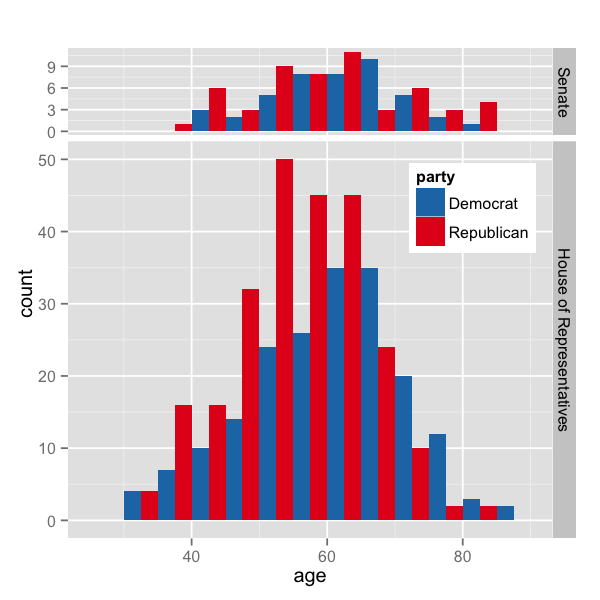

The R source for this figure:
#!/usr/bin/Rscript

## An R script to graph the age of Members of Congress by party and house.
## Data downloaded 2015-03-24 from govtrack.us: https://www.govtrack.us/developers/data

## Load dependencies, import data
library('lubridate')
library('ggplot2')
data <- read.csv('legislators-current.csv')

## Calculating and adding age column from birthday
age <- c()
for (i in 1:nrow(data)) {
    age <- c(age, as.integer(substr(as.period(
                  interval(data$birthday[i], now())), 1, 2)))
}
data <- cbind(data, age)

## Cleaning and reorganizing data
levels(data$type) <- c('House of Representatives', 'Senate')
data$type <- relevel(data$type, 'Senate')
drdata <- data[data$party %in% c('Democrat', 'Republican'),]

## Plotting jitter plot by gender
cols <- c('Democrat'='#1f78b4', 'Republican'='#e41a1c')
accents <- c('Democrat'='#9ecae1', 'Republican'='#fc9272')
jitter <- qplot(gender, age, data=drdata, geom='jitter', color=party, 
      main='Data: GovTrack.us') +
    scale_color_manual(values=cols) +
    guides(fill=FALSE, color=FALSE) +
    theme(legend.justification=c(1,1), legend.position=c(1,.8),
         plot.title=element_text(vjust=-54.5, hjust=0, size=10, color='gray40')) +
    facet_grid(type ~ party, scales='free_x')

## Plotting histograms
hist1 <- qplot(age, data=drdata, geom='histogram', binwidth=10, fill=party, 
               color=party, main='Data: GovTrack.us') +
    scale_fill_manual(values=cols) +
    scale_color_manual(values=accents) +
    guides(fill=FALSE, color=FALSE) +
    theme(legend.justification=c(1,1), legend.position=c(1,.8),
         plot.title=element_text(vjust=-54.5, hjust=0, size=10, color='gray40')) +
    facet_grid(type ~ party, space='free', scales='free_y')

hist2 <- qplot(age, data=drdata, geom='bar', binwidth=5, fill=party, 
               position='dodge', main='Data: GovTrack.us') +
    scale_fill_manual(values=cols) +
    scale_color_manual(values=accents) +
    guides(color=FALSE) +
    theme(legend.justification=c(1,1), legend.position=c(1,.8),
          plot.title=element_text(vjust=-54.5, hjust=0, size=10, color='gray40')) +
    facet_grid(type ~ ., space='free', scales='free_y')

ggsave(filename='congressAge.png', plot=hist2, 
       width=6, height=6, units='in', dpi=100)

